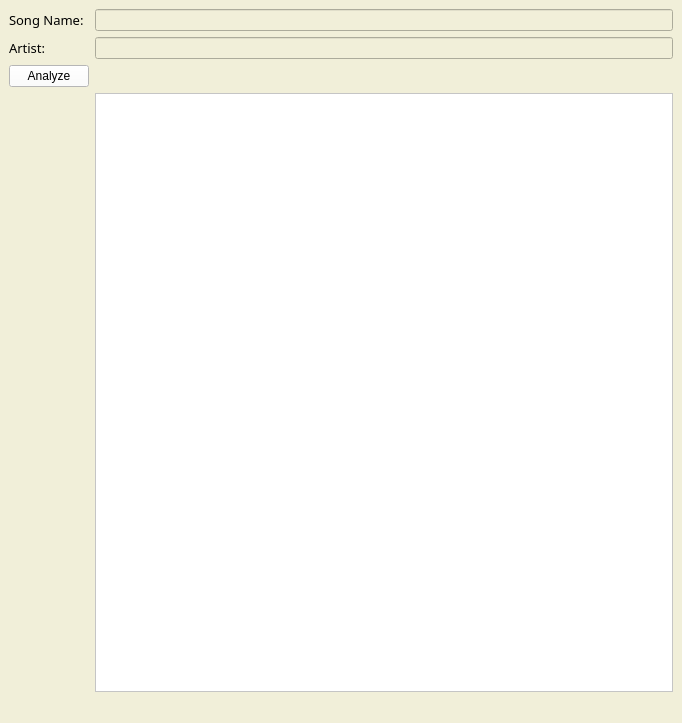
<?xml version="1.0" encoding="UTF-8"?>
<ui version="4.0">
 <class>MainWindow</class>
 <widget class="QMainWindow" name="MainWindow">
  <property name="enabled">
   <bool>true</bool>
  </property>
  <property name="geometry">
   <rect>
    <x>0</x>
    <y>0</y>
    <width>682</width>
    <height>723</height>
   </rect>
  </property>
  <property name="windowTitle">
   <string>MainWindow</string>
  </property>
  <property name="layoutDirection">
   <enum>Qt::LeftToRight</enum>
  </property>
  <property name="styleSheet">
   <string notr="true">background-color: hsl(55,45%,90%);</string>
  </property>
  <widget class="QWidget" name="centralwidget">
   <property name="enabled">
    <bool>true</bool>
   </property>
   <property name="styleSheet">
    <string notr="true"/>
   </property>
   <layout class="QGridLayout" name="gridLayout">
    <item row="4" column="1">
     <widget class="QListView" name="listView">
      <property name="styleSheet">
       <string notr="true">background-color: #ffffff;</string>
      </property>
     </widget>
    </item>
    <item row="0" column="0">
     <widget class="QLabel" name="label">
      <property name="font">
       <font>
        <family>Segoe Print</family>
        <italic>false</italic>
       </font>
      </property>
      <property name="text">
       <string>&lt;html&gt;&lt;head/&gt;&lt;body&gt;&lt;p&gt;&lt;span style=&quot; font-size:10pt;&quot;&gt;Song Name:&lt;/span&gt;&lt;/p&gt;&lt;/body&gt;&lt;/html&gt;</string>
      </property>
     </widget>
    </item>
    <item row="2" column="0">
     <layout class="QFormLayout" name="formLayout"/>
    </item>
    <item row="0" column="1">
     <widget class="QLineEdit" name="lineEdit"/>
    </item>
    <item row="1" column="0">
     <widget class="QLabel" name="label_2">
      <property name="font">
       <font>
        <family>Segoe Print</family>
       </font>
      </property>
      <property name="text">
       <string>&lt;html&gt;&lt;head/&gt;&lt;body&gt;&lt;p&gt;&lt;span style=&quot; font-size:10pt;&quot;&gt;Artist:&lt;/span&gt;&lt;/p&gt;&lt;/body&gt;&lt;/html&gt;</string>
      </property>
     </widget>
    </item>
    <item row="1" column="1">
     <widget class="QLineEdit" name="lineEdit_2"/>
    </item>
    <item row="3" column="0">
     <widget class="QPushButton" name="Analyze">
      <property name="styleSheet">
       <string notr="true">background-color:#ffffff;


</string>
      </property>
      <property name="text">
       <string>Analyze</string>
      </property>
     </widget>
    </item>
   </layout>
  </widget>
  <widget class="QMenuBar" name="menubar">
   <property name="geometry">
    <rect>
     <x>0</x>
     <y>0</y>
     <width>682</width>
     <height>21</height>
    </rect>
   </property>
   <property name="styleSheet">
    <string notr="true"/>
   </property>
  </widget>
  <widget class="QStatusBar" name="statusbar"/>
 </widget>
 <resources/>
 <connections/>
</ui>
